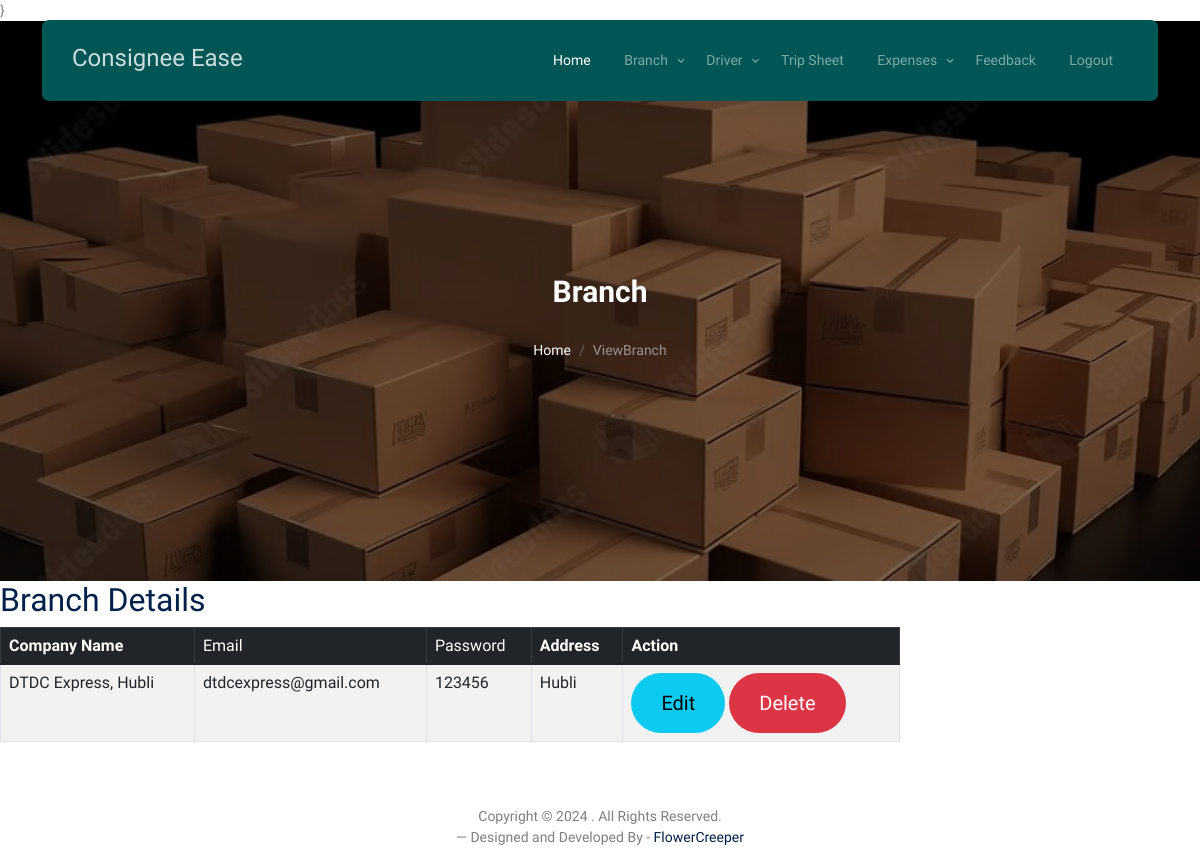
Page /view_branch on the committed database.
### consign_app/models.py (models this page shows)
class Branch(models.Model):
    headname = models.CharField(max_length=150, null=True)
    companyname = models.CharField(max_length=50, null=True)
    phonenumber = models.CharField(max_length=50, null=True)
    email = models.CharField(max_length=50, null=True)
    gst = models.CharField(max_length=50, null=True)
    address = models.CharField(max_length=50, null=True)
    image=models.CharField(max_length=50,null=True)
    password = models.CharField(max_length=50, null=True)

### consign_app/views.py (the view)
# urls.py: path('view_branch', views.view_branch, name='view_branch'),
def view_branch(request):
    data=Branch.objects.all()
    return render(request,'view_branch.html',{'data':data})

### consign_app/templates/view_branch.html (shortened to what this page needs)
{% load static %}}
<!DOCTYPE html>
<html lang="en">
  <head>
    <link rel="stylesheet" href="{% static 'fonts/icomoon/style.css' %}" />
    <link rel="stylesheet" href="{% static 'fonts/flaticon/font/flaticon.css' %}" />
    <link rel="stylesheet" href="{% static 'css/tiny-slider.css' %}" />
    <link rel="stylesheet" href="{% static 'css/aos.css' %}" />
    <link rel="stylesheet" href="{% static 'css/style.css' %}" />
  </head>
  <body>
    {% include 'index_menu.html' %}
    <div
      class="hero page-inner overlay"
      style="background-image: url('{% static 'images/hero_bg_1.jpg' %}')"
    >
      <div class="container">
        <div class="row justify-content-center align-items-center">
          <div class="col-lg-9 text-center mt-5">
            <h1 class="heading" data-aos="fade-up">Branch </h1>
            <nav
              aria-label="breadcrumb"
              data-aos="fade-up"
              data-aos-delay="200"
            >
              <ol class="breadcrumb text-center justify-content-center">
                <li class="breadcrumb-item"><a href="{% url 'index' %}}">Home</a></li>
                <li
                  class="breadcrumb-item active text-white-50"
                  aria-current="page"
                >
                  ViewBranch
                </li>
              </ol>
            </nav>
          </div>
        </div>
      </div>
    </div>
<div class="content">
    <div class="" style=" width: 100%; overflow-x: auto;">
        <h2>Branch Details</h2>
        <div class="">
            <div class="">
                <form method="get" style="width:900px">
                    <table class="table table-striped table-bordered">
                        <thead class="table-dark">
                        <tr>
                            <th>Company Name</th>
                            <td>Email</td>
                            <td>Password</td>
                            <th>Address</th>
                            <th>Action</th>
                        </tr>
                        </thead>
                        <tbody>
                        {% for v in data %}
                        <tr class="custom-row">
                            <td>{{v.companyname}}</td>
                            <td>{{v.email}}</td>
                            <td>{{ v.password }}</td>
                            <td>{{v.address}}</td>
                            <td class="action-btns">
                                <a href="{% url 'edit_branch' v.id %}" class="btn btn-info btn-lg">Edit</a>
                                <a href="{% url 'branch_delete' v.id %}" class="btn btn-danger btn-lg">Delete</a>
                            </td>
                        </tr>
                        {% endfor %}
                        </tbody>
                    </table>
                </form>
            </div>
        </div>
    </div>
</div>
<div class="row mt-5">
          <div class="col-12 text-center">
            <p>
              Copyright &copy;
              . All Rights Reserved. <br>&mdash; Designed and Developed  By -
              <a href="https://flowercreeper.com/index.php">FlowerCreeper</a>
            </p>
          </div>
        </div>
  </body>
</html>

### rows in the picture
Branch: companyname "DTDC Express, Hubli", email "dtdcexpress@gmail.com", password "123456", address "Hubli"
